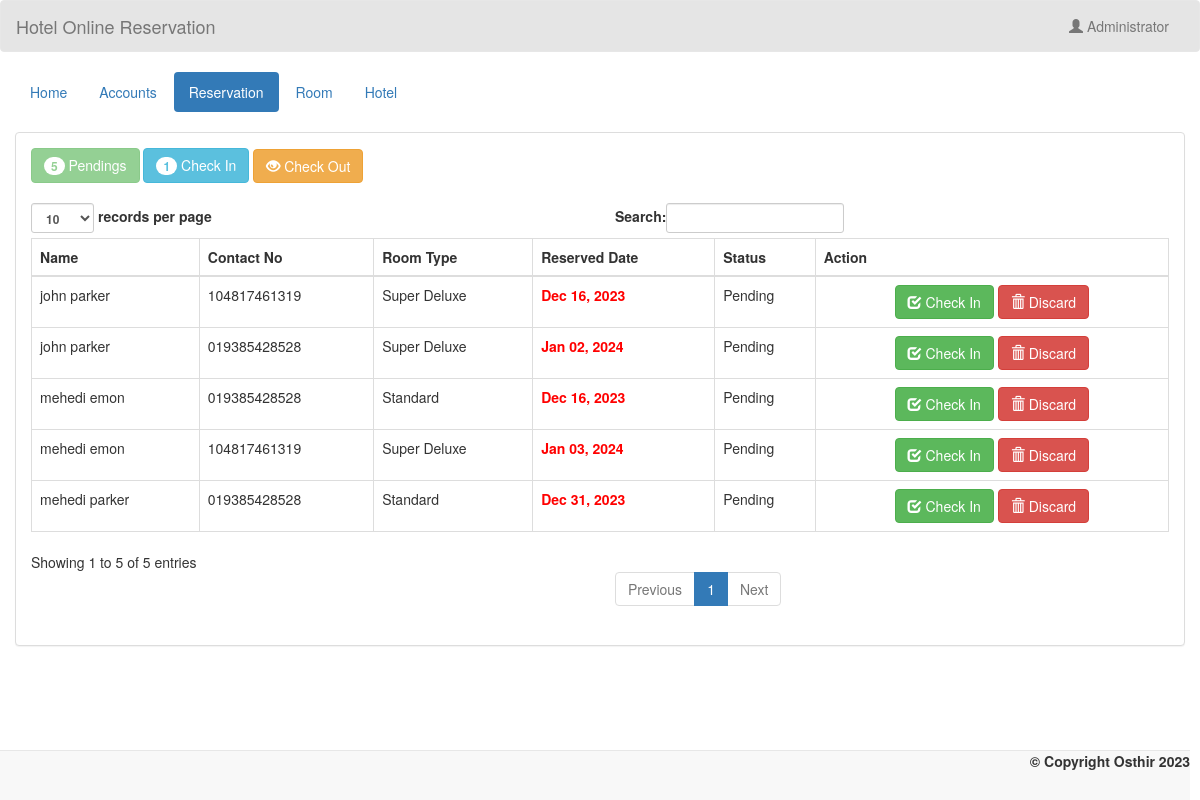
Screenshot of /admin/reserve.php (signed in) with the database file from the repository.
### tables this page shows
CREATE TABLE `transaction` (
  `transaction_id` int(11) NOT NULL,
  `guest_id` int(11) NOT NULL,
  `room_id` int(11) NOT NULL,
  `room_no` int(5) NOT NULL,
  `extra_bed` int(11) NOT NULL,
  `status` varchar(20) NOT NULL,
  `days` int(2) NOT NULL,
  `checkin` date NOT NULL,
  `checkin_time` time NOT NULL,
  `checkout` date NOT NULL,
  `checkout_time` time NOT NULL,
  `bill` varchar(10) NOT NULL
);

CREATE TABLE `booking` (
  `guest_id` int(11) NOT NULL,
  `firstname` varchar(50) NOT NULL,
  `middlename` varchar(30) NOT NULL,
  `lastname` varchar(40) NOT NULL,
  `address` varchar(50) NOT NULL,
  `contactno` varchar(13) NOT NULL
);

CREATE TABLE `room` (
  `room_id` int(11) NOT NULL,
  `room_type` varchar(50) NOT NULL,
  `price` varchar(11) NOT NULL,
  `photo` varchar(100) NOT NULL
);

### admin/name.php (called while the page is built)
<?php
	require 'connect.php';
	$query = $conn->query("SELECT * FROM `admin` WHERE `admin_id` = '$_SESSION[admin_id]'") or die(mysqli_error());
	$fetch = $query->fetch_array();
	$name = $fetch['name'];
?>

### admin/reserve.php (the view, shortened to what this page needs)
<!DOCTYPE html>
<?php
	require 'name.php';
?>
<html lang = "en">
	<head>
		<link rel = "stylesheet" type = "text/css" href = "../css/bootstrap.css " />
		<link rel = "stylesheet" type = "text/css" href = "../css/style.css" />
	</head>
<body>
	<nav style = "background-color:rgba(0, 0, 0, 0.1);" class = "navbar navbar-default">
		<div  class = "container-fluid">
			<div class = "navbar-header">
				<a class = "navbar-brand" >Hotel Online Reservation</a>
			</div>
			<ul class = "nav navbar-nav pull-right ">
				<li class = "dropdown">
					<a class="dropdown-toggle" data-toggle="dropdown" role="button" aria-haspopup="true" aria-expanded="false"><i class = "glyphicon glyphicon-user"></i> <?php echo $name;?></a>
				</li>
			</ul>
		</div>
	</nav>
	<div class = "container-fluid">
		<ul class = "nav nav-pills">
			<li><a href = "home.php">Home</a></li>
			<li><a href = "account.php">Accounts</a></li>
			<li class = "active"><a href = "reserve.php">Reservation</a></li>
			<li><a href = "room.php">Room</a></li>
			<li><a href = "hotel.php">Hotel</a></li>
		</ul>
	</div>
	<br />
	<div class = "container-fluid">
		<div class = "panel panel-default">
			<?php
				$q_p = $conn->query("SELECT COUNT(*) as total FROM `transaction` WHERE `status` = 'Pending'") or die(mysqli_error());
				$f_p = $q_p->fetch_array();
				$q_ci = $conn->query("SELECT COUNT(*) as total FROM `transaction` WHERE `status` = 'Check In'") or die(mysqli_error());
				$f_ci = $q_ci->fetch_array();
			?>
			<div class = "panel-body">
				<a class = "btn btn-success disabled"><span class = "badge"><?php echo $f_p['total']?></span> Pendings</a>
				<a class = "btn btn-info" href = "checkin.php"><span class = "badge"><?php echo $f_ci['total']?></span> Check In</a>
				<a class = "btn btn-warning" href = "checkout.php"><i class = "glyphicon glyphicon-eye-open"></i> Check Out</a>
				<br />
				<br />
				<table id = "table" class = "table table-bordered">
					<thead>
						<tr>
							<th>Name</th>
							<th>Contact No</th>
							<th>Room Type</th>
							<th>Reserved Date</th>
							<th>Status</th>
							<th>Action</th>
						</tr>
					</thead>
					<tbody>
						<?php
							$query = $conn->query("SELECT * FROM `transaction` NATURAL JOIN `booking` NATURAL JOIN `room` WHERE `status` = 'Pending'") or die(mysqli_error());
							while($fetch = $query->fetch_array()){
						?>
						<tr>
							<td><?php echo $fetch['firstname']." ".$fetch['lastname']?></td>
							<td><?php echo $fetch['contactno']?></td>
							<td><?php echo $fetch['room_type']?></td>
							<td><strong><?php if($fetch['checkin'] <= date("Y-m-d", strtotime("+8 HOURS"))){echo "<label style = 'color:#ff0000;'>".date("M d, Y", strtotime($fetch['checkin']))."</label>";}else{echo "<label style = 'color:#00ff00;'>".date("M d, Y", strtotime($fetch['checkin']))."</label>";}?></strong></td>
							<td><?php echo $fetch['status']?></td>
							<td><center><a class = "btn btn-success" href = "confirm_reserve.php?transaction_id=<?php echo $fetch['transaction_id']?>"><i class = "glyphicon glyphicon-check"></i> Check In</a> <a class = "btn btn-danger" onclick = "confirmationDelete(); return false;" href = "delete_pending.php?transaction_id=<?php echo $fetch['transaction_id']?>"><i class = "glyphicon glyphicon-trash"></i> Discard</a></td>
						</tr>
						<?php
							}
						?>
					</tbody>
				</table>
			</div>
		</div>
	</div>
	<br />
	<br />
	<div style = "text-align:right; margin-right:10px;" class = "navbar navbar-default navbar-fixed-bottom">
		<label>&copy; Copyright Osthir 2023 </label>
	</div>
</body>
</html>

### rows the page displays
transaction: guest.firstname "mehedi", guest.lastname "emon", guest.contactno "019385428528", room.room_type "Standard", checkin "Dec 16, 2023", status "Pending"
transaction: guest.firstname "john", guest.lastname "parker", guest.contactno "104817461319", room.room_type "Super Deluxe", checkin "Dec 16, 2023", status "Pending"
transaction: guest.firstname "mehedi", guest.lastname "parker", guest.contactno "019385428528", room.room_type "Standard", checkin "Dec 31, 2023", status "Pending"
transaction: guest.firstname "john", guest.lastname "parker", guest.contactno "019385428528", room.room_type "Super Deluxe", checkin "Jan 02, 2024", status "Pending"
transaction: guest.firstname "mehedi", guest.lastname "emon", guest.contactno "104817461319", room.room_type "Super Deluxe", checkin "Jan 03, 2024", status "Pending"

### other values shown
$name "Administrator"
$f_p['total'] "5"
$f_ci['total'] "1"
